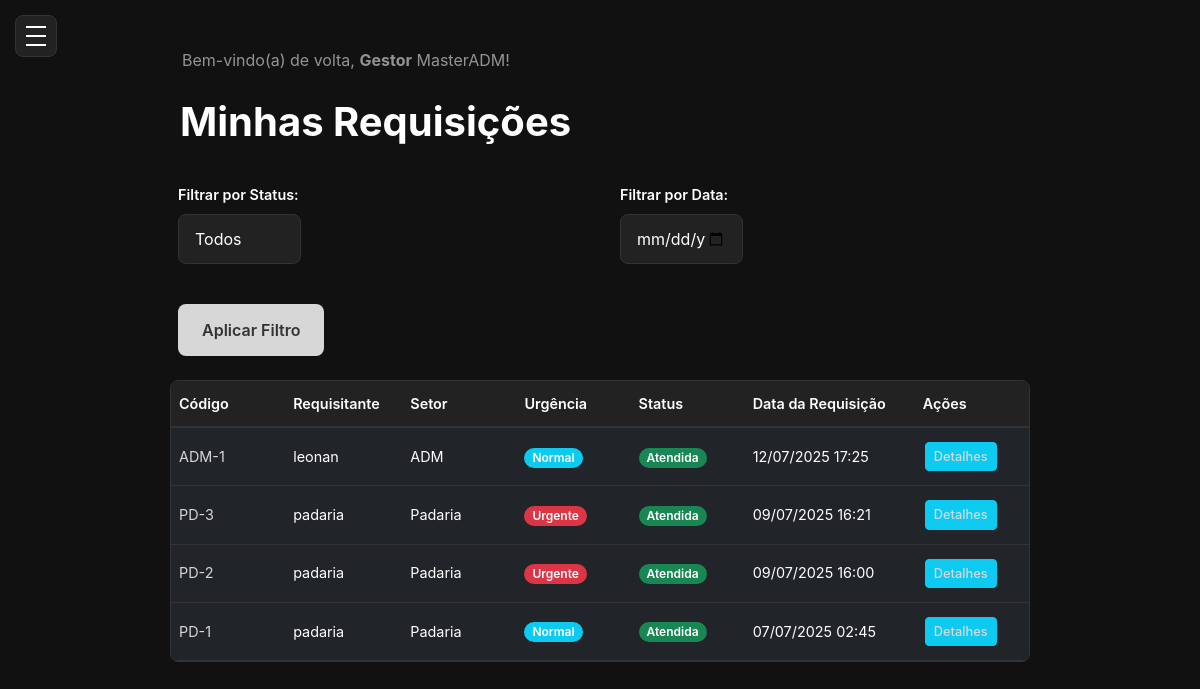
/requisicoes/ (signed in), run on the app's committed database.
### core/models.py (models this page shows, shortened)
class User(AbstractUser):
    id = models.UUIDField(primary_key=True, default = uuid.uuid4, editable=False)
    email = models.EmailField(unique=True)
    role = models.CharField(
        max_length=20,
        choices=Role.choices,
        default=Role.Almoxarife,
        verbose_name='Função',
    )
    sector = models.ForeignKey(Sector, on_delete=models.SET_NULL, blank=True, null=True)
    is_active = models.BooleanField(default=True, verbose_name="Ativo")
    USERNAME_FIELD = 'email'  # Ou 'email' se quiser autenticar por email
    REQUIRED_FIELDS = ['username']  # Garante que o email é obrigatório no admin
    class Meta:
        verbose_name = 'Usuário'
        verbose_name_plural = 'Usuários'

class Request(models.Model):
    id = models.UUIDField(primary_key=True, default = uuid.uuid4, editable=False)
    requester = models.ForeignKey(User,
        on_delete=models.PROTECT,
        related_name='requests_made',
        verbose_name="Requisitante",
    )
    atendido_por = models.ForeignKey(User,
        on_delete=models.SET_NULL,
        related_name='requests_attended',
        verbose_name="Atendido por",
        null=True, blank=True
    )
    sector = models.ForeignKey(Sector,
        on_delete=models.PROTECT,
        related_name='requests_from_sector',
        verbose_name="Setor",
    )
    request_code = models.CharField(max_length=20, unique=True, blank=True, null=True, verbose_name="Código da Requisição")
    urgency = models.CharField(
        max_length=10,
        choices=Urgency.choices,
        default=Urgency.NORMAL,
        verbose_name="Urgência",
    )
    observations = models.TextField(max_length=255, verbose_name="Observações")
    status = models.CharField(
        max_length=15,
        choices=RequestStatus.choices,
        default=RequestStatus.PENDING,
        verbose_name="Status",
    )
    created_at = models.DateTimeField(auto_now_add=True, verbose_name="Data da Requisição")
    updated_at = models.DateTimeField(auto_now=True, verbose_name="Ultima Atualização")
    class Meta:
        verbose_name = 'Requisição'
        verbose_name_plural = 'Requisições'
        ordering = ['-created_at']

class Sector(models.Model):
    id = models.UUIDField(primary_key=True, default = uuid.uuid4, editable=False)
    name = models.CharField(max_length=100, unique=True, verbose_name="Nome do Setor")
    created_at = models.DateTimeField(auto_now_add=True)
    updated_at = models.DateTimeField(auto_now=True)
    class Meta:
        verbose_name = 'Setor'
        verbose_name_plural = 'Setores'
        ordering = ['name'] #Ordernar por nome Padrão

### core/views.py (the view)
# urls.py: path('requisicoes/',views.listar_requisicoes,name='listar_requisicoes'),
@login_required
def listar_requisicoes(request):
    if is_gestor(request.user):
        requisicoes_querysets = Request.objects.all()
    elif is_almoxarife(request.user):
        requisicoes_querysets = Request.objects.all()
    elif request.user.role == Role.Encarregado:
        requisicoes_querysets = Request.objects.filter(requester=request.user)
    else:
        requisicoes_querysets = Request.objects.filter(requester=request.user)
    status_filter = request.GET.get('status')
    if status_filter and status_filter in RequestStatus.values:
        requisicoes_querysets = requisicoes_querysets.filter(status=status_filter)
    data_filter = request.GET.get('data')
    if data_filter:
        requisicoes_querysets = requisicoes_querysets.filter(created_at__date=data_filter)
    requisicoes = requisicoes_querysets.order_by('-created_at')
    context = {
        'requisicoes' : requisicoes,
        'RequestStatus': RequestStatus,
        'current_status': status_filter,
    }
    return render(request, 'core/listar_requisicoes.html', context)

### core/views.py (called while the page is built)
def is_gestor(user):
    return user.is_authenticated and user.role == Role.Gestor

### templates/core/listar_requisicoes.html (shortened to what this page needs)
{% extends 'base.html' %}
{% load static %}
{% block content %}
<main class="main-content">
    <h1 class="card-title-requisicao">Minhas Requisições</h1>
    <form method="get" class="mb-4">
        <div class="row g-3 align-items-end">
            <div class="col-md-4">
                <label for="status-filter" class="form-label">Filtrar por Status:</label>
                <select class="form-select" id="status-filter" name="status">
                    <option value="">Todos</option>
                </select>
            </div>
            <div class="col-md-4">
                <label for="data-filter" class="form-label">Filtrar por Data:</label>
                <input type="date" class="form-control" id="data-filter" name="data" value="{{ request.GET.data|default:'' }}">
            </div>
            <div class="col-md-auto">
                <button type="submit" class="btn btn-primary">Aplicar Filtro</button>
            </div>
        </div>
    </form>
    {% if requisicoes %}
    <div class="table-tabela">
        <table class="table table-dark table-transparent table-hover">
            <thead>
                <tr>
                    <th class="text-truncate">Código</th>
                    <th class="text-truncate">Requisitante</th>
                    <th class="text-truncate">Setor</th>
                    <th class="text-truncate">Urgência</th>
                    <th class="text-truncate">Status</th>
                    <th class="text-truncate hide-mobile">Data da Requisição</th>
                    <th class="text-truncate">Ações</th>
                </tr>
            </thead>
            <tbody id="requisicoes-tbody">
                {% for req in requisicoes %}
                <tr>
                    <td class="text-truncate">
                        <a href="{% url 'core:detalhe_requisicao' req.id %}" title="{{ req.request_code }}">{{ req.request_code }}</a>
                    </td>
                    <td class="text-truncate" title="{{ req.requester.get_full_name|default:req.requester.username }}">
                        {{ req.requester.get_full_name|default:req.requester.username }}
                    </td>
                    <td class="text-truncate" title="{{ req.sector.name }}">{{ req.sector.name }}</td>
                    <td>
                        {% if req.urgency == 'URGENTE' %}
                            <span class="badge bg-danger">{{ req.get_urgency_display }}</span>
                        {% else %}
                            <span class="badge bg-info">{{ req.get_urgency_display }}</span>
                        {% endif %}
                    </td>
                    <td>
                        {% if req.status == 'PENDING' %}
                            <span class="badge bg-warning">{{ req.get_status_display }}</span>
                        {% elif req.status == 'EM_ATENDIMENTO' %}
                            <span class="badge bg-primary">{{ req.get_status_display }} por {{ req.atendido_por.username }}</span>
                        {% elif req.status == 'APPROVED' %}
                            <span class="badge bg-success">{{ req.get_status_display }}</span>
                        {% else %}
                            <span class="badge bg-secondary">{{ req.get_status_display }}</span>
                        {% endif %}
                    </td>
                    <td class="hide-mobile">{{ req.created_at|date:"d/m/Y H:i" }}</td>
                    <td>
                        <div class="d-flex flex-wrap gap-1">
                            <a href="{% url 'core:detalhe_requisicao' req.id %}" class="btn btn-sm btn-info">Detalhes</a>
                        </div>
                    </td>
                </tr>
                {% endfor %}
            </tbody>
        </table>
    </div>
    {% endif %}
</main>
{% endblock %}

### templates/base.html (shortened to what this page needs)
<!DOCTYPE html>
<html lang="pt-br">
<head>
    <link href="https://cdn.jsdelivr.net/npm/bootstrap@5.3.3/dist/css/bootstrap.min.css" rel="stylesheet">
    {% load static %}
    <link rel="stylesheet" href="{% static 'style.css' %}">
</head>
<body>
    <button class="mobile-menu-toggle" id="mobile-menu-toggle" aria-label="Abrir menu">
        <div class="hamburger">
            <span></span>
            <span></span>
            <span></span>
        </div>
    </button>
    <div class="layout-wrapper">
        <nav class="navbar navbar-dark" style="background-color: #111;">
            <div class="container-fluid">
                <span class="navbar-text">
                    Bem-vindo(a) de volta, <strong>{{ user.get_role_display }}</strong> {{ user.get_full_name|default:user.username }}!
                </span>
            </div>
        </nav>
        {% block content %}{% endblock %}
    </div>
</body>
</html>

### static/style.css (style rules this page uses)
* { margin: 0; padding: 0; box-sizing: border-box; }
html, body { height: 100%; font-family: 'Inter', Arial, sans-serif; background: #111; color: #fff; }
.mobile-menu-toggle { position: fixed; top: 15px; left: 15px; z-index: 20; background: #222; border: 1px solid #333; border-radius: 8px; padding: 10px; cursor: pointer; transition: background 0.2s; }
.mobile-menu-toggle .hamburger { width: 20px; height: 20px; position: relative; display: flex; flex-direction: column; justify-content: space-between; }
.mobile-menu-toggle .hamburger span { width: 100%; height: 2px; background: #fff; transition: all 0.3s ease; }
.badge { background: #fff; color: #0a57e3; font-size: 0.85rem; font-weight: 700; border-radius: 12px; padding: 4px 10px; margin-left: auto; margin-right: 8px; }
.layout-wrapper { flex: 1; background: #111; color: #fff; width: calc(100vw - 260px); min-height: 100vh; padding: 32px 40px; overflow-x: auto; box-sizing: border-box; margin-left: 260px; transition: margin-left 0.3s ease, width 0.3s ease; margin-right: auto; margin-left: auto; }
@media (min-width: 769px) { .layout-wrapper { margin-left: 260px; margin-right: auto; margin-left: auto; } }
.main-content h1 { font-size: 2.5rem; font-weight: 700; margin-bottom: 10px; }
.row { display: grid; grid-template-columns: repeat(2, 1fr); gap: 24px; margin: 0; align-items: stretch; }
.table-tabela { overflow-x: auto; border-radius: 8px; background: #181818; border: 1px solid #333; margin-bottom: 20px; }
.table { width: 100%; margin-bottom: 0; font-size: 0.9rem; }
.table thead th { background: #222; color: #fff; border-bottom: 2px solid #333; padding: 12px 8px; font-weight: 600; text-align: left; white-space: nowrap; min-width: 100px; }
.table tbody td { padding: 12px 8px; border-bottom: 1px solid #333; vertical-align: middle; word-wrap: break-word; max-width: 200px; }
.badge { font-size: 0.75rem; padding: 4px 8px; white-space: nowrap; }
.btn-sm { padding: 4px 8px; font-size: 0.8rem; margin: 2px; }
@media (max-width: 1200px) { .table-responsive-wrapper, .table-tabela { overflow-x: auto; } }
@media (max-width: 1200px) { .table { min-width: 800px; } }
.text-truncate { overflow: hidden; text-overflow: ellipsis; white-space: nowrap; }
.table a { color: #d7d7d7; text-decoration: none; }
.table .btn { border-radius: 4px; font-weight: 500; }
.table .badge { border-radius: 12px; font-weight: 600; }
.card-title-requisicao { font-size: 2rem; font-weight: 600; margin-bottom: 2rem; color: #ffffff; padding: 10px 10px; }
.badge { color: #ffffff !important; }
.form-label { font-size: 0.9rem; font-weight: 600; color: #fff; }
.form-control, .form-select { background: #222; border: 1px solid #333; border-radius: 8px; padding: 12px 16px; color: #fff; font-size: 1rem; transition: border-color 0.2s; }
.form-control::placeholder { color: #666; }
.btn-primary { background: #d7d7d7; color: #333; border: none; border-radius: 8px; padding: 14px 24px; font-size: 1rem; font-weight: 600; cursor: pointer; transition: background 0.2s; }

### data on the page
User: role "Gestor", get_full_name "MasterADM"
Request: request_code "ADM-1", requester.get_full_name "leonan", sector.name "ADM", urgency "Normal", status "Atendida", created_at "12/07/2025 17:25"
Request: request_code "PD-3", requester.get_full_name "padaria", sector.name "Padaria", urgency "Urgente", status "Atendida", created_at "09/07/2025 16:21"
Request: request_code "PD-2", requester.get_full_name "padaria", sector.name "Padaria", urgency "Urgente", status "Atendida", created_at "09/07/2025 16:00"
Request: request_code "PD-1", requester.get_full_name "padaria", sector.name "Padaria", urgency "Normal", status "Atendida", created_at "07/07/2025 02:45"
